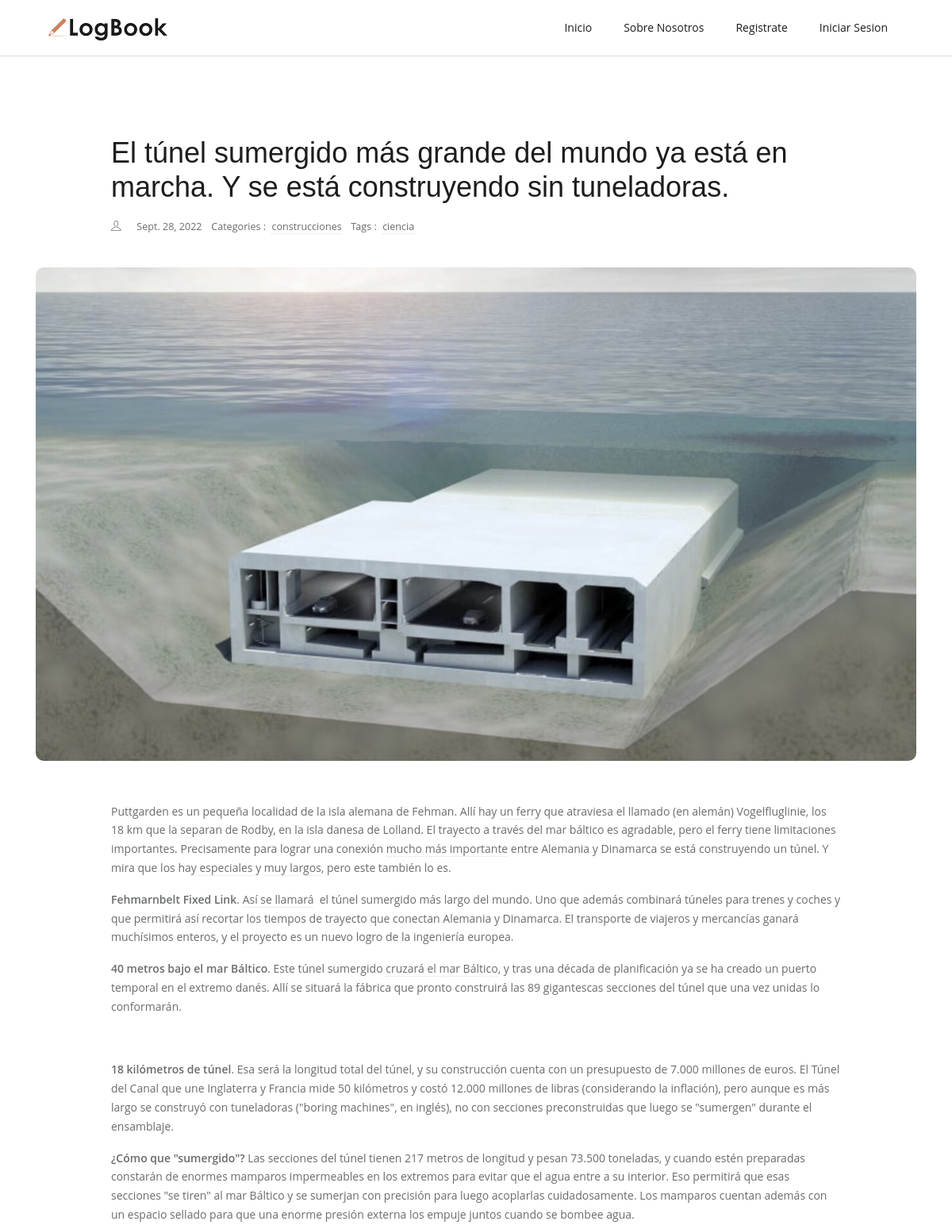
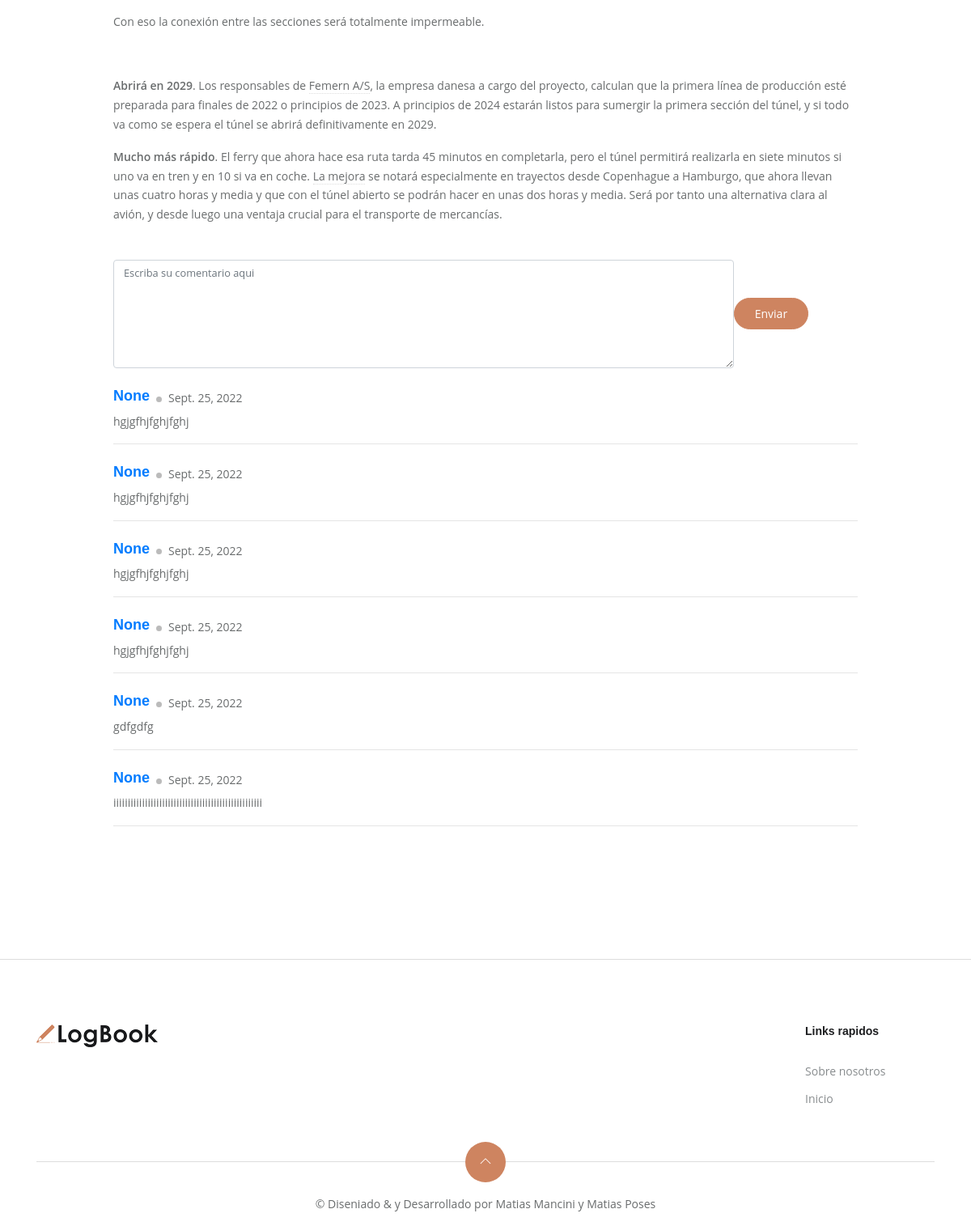
The page /ver_articulo/el_tunel_sumergido/ on the database as committed earlier (2 pictures, top to bottom).
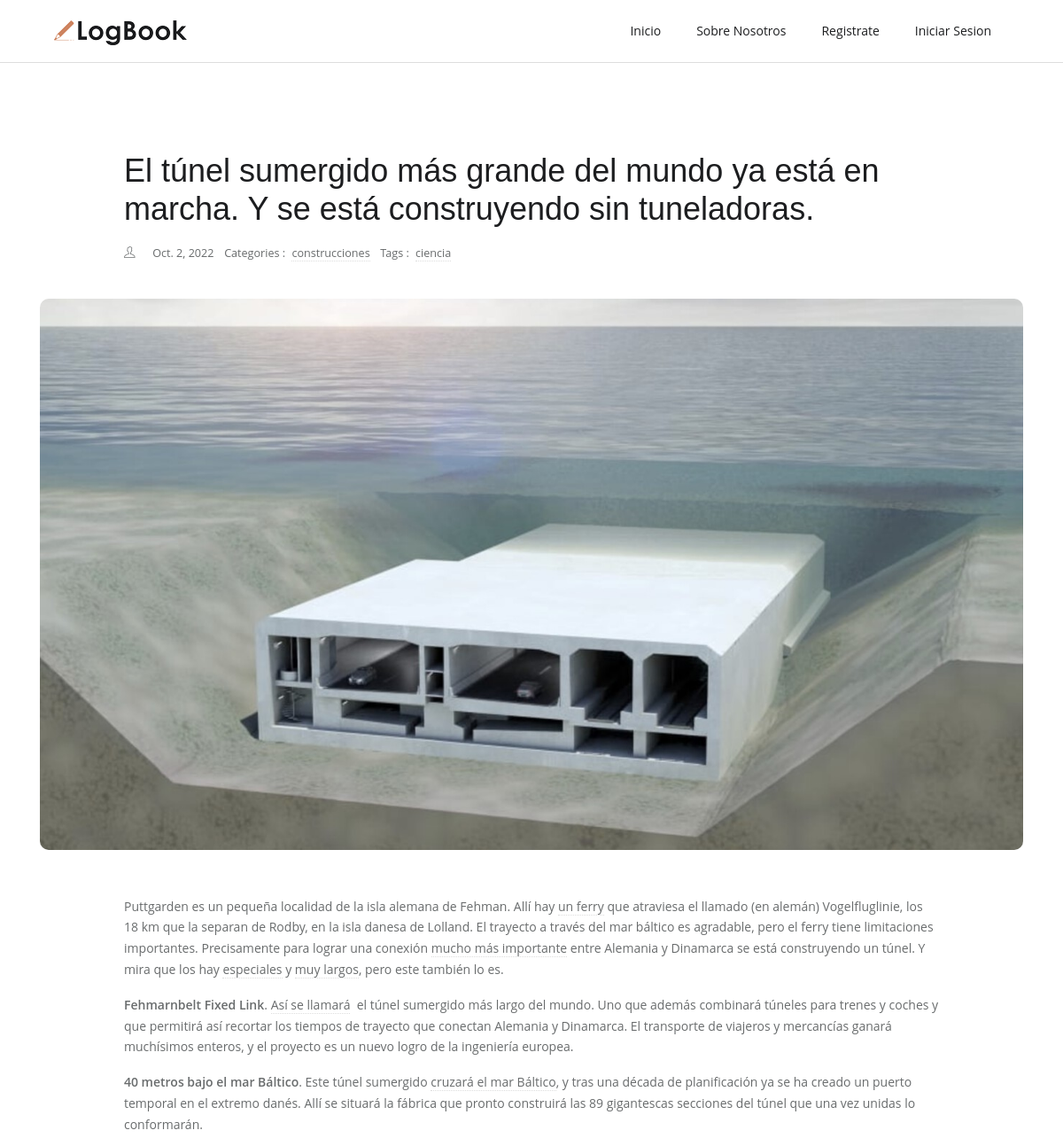
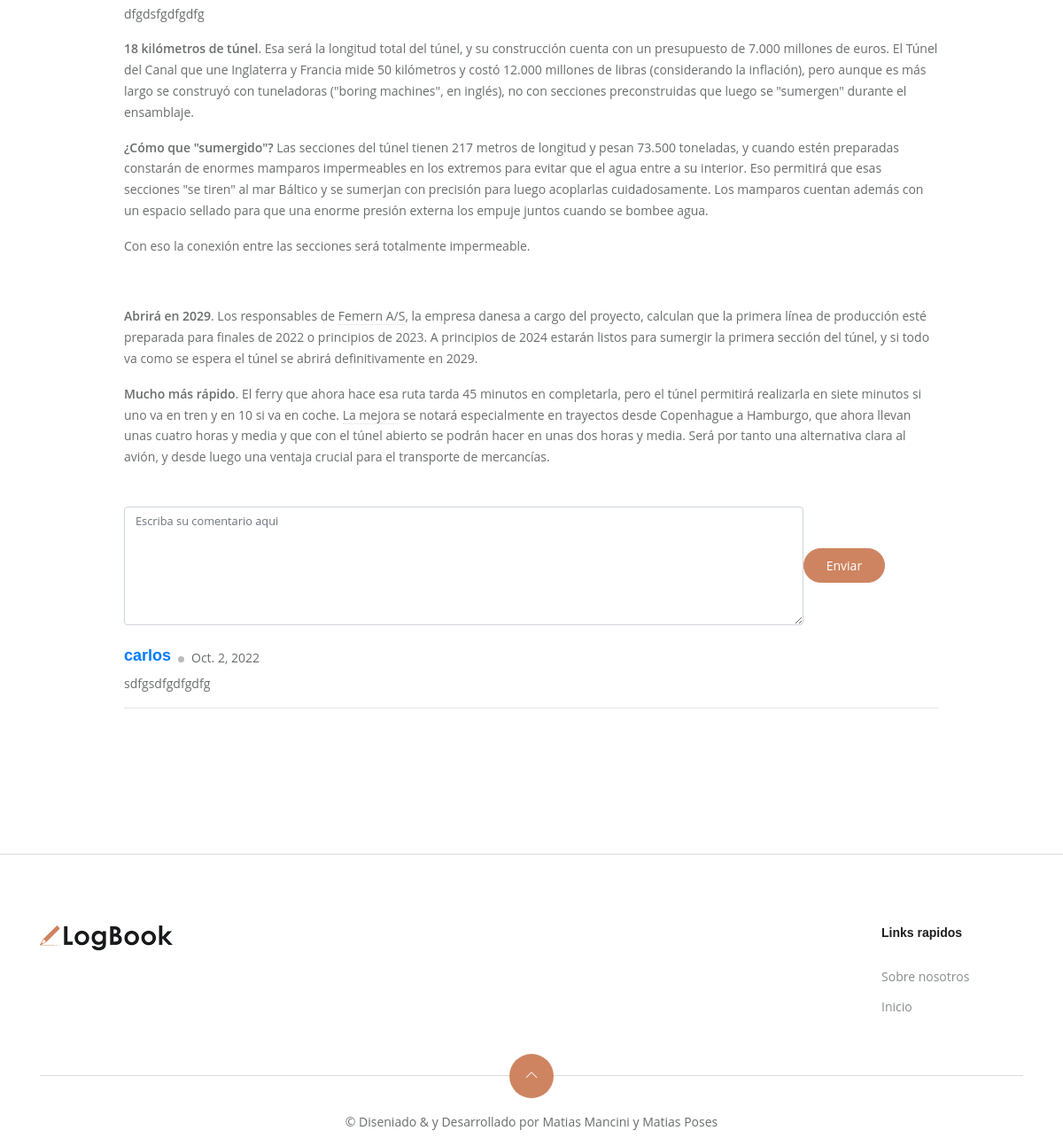
The same page on the database as committed later (2 pictures, top to bottom).
### blogapp/models.py (models this page shows, shortened)
class Base(models.Model):
    id = models.AutoField(primary_key=True)
    estado=models.BooleanField(default=True)
    fecha_creacion = models.DateField(auto_now=False, auto_now_add=True)
    fecha_modificacion = models.DateField(auto_now=True, auto_now_add=False)
    fecha_eliminacion = models.DateField(auto_now=True, auto_now_add=False)
    class Meta:
        abstract = True

class Post(Base):
    titulo = models.CharField(max_length=300, unique=True)
    subtitulo = models.CharField(max_length=300, unique=True, null=True, blank=True)
    slug = models.SlugField()
    content = RichTextField()
    imagen_post = models.ImageField(upload_to="images/",null=True, blank=True)
    publicar = models.BooleanField(default=False)
    fecha_creacion = models.DateField(auto_now=True)
    escritor = models.ForeignKey(Escritor, related_name='posts',on_delete=models.CASCADE)
    categoria = models.ForeignKey(Category, on_delete=models.SET_NULL,
        blank=True,
        null=True,
        related_name="posts")
    tag = models.ManyToManyField(to=Tag, related_name="posts", blank=True)

class Category(Base):
    slug = models.SlugField(null=True, blank=True)
    nombre = models.CharField(max_length=100, unique=True)
    imagen_categoria = models.ImageField(upload_to="images/", null=True, blank=True)
    class Meta:
        verbose_name = "Categoria"
        verbose_name_plural = "Categorias"
    def __str__(self):
        return self.nombre

class Tag(Base):
    nombre = models.CharField(max_length=200, unique=True)
    slug = models.SlugField()
    descripcion = RichTextField()
    def __str__(self):
        return self.nombre

class Comment(Base):
    post = models.ForeignKey(Post, related_name="comentarios", on_delete=models.CASCADE,null=True,blank=True)
    autor = models.ForeignKey(User, on_delete=models.CASCADE,null=True,blank=True)
    contenido = models.TextField()
    class Meta:
        ordering = ('fecha_creacion',)

### blog/views.py (the view)
# urls.py: path("ver_articulo/<slug>/", ver_articulo, name="ver_articulo"),
def ver_articulo(request, slug):
    articulo = Post.objects.get(slug=slug)
    todos_los_comentarios = Comment.objects.filter(post=articulo)
    form = Formulario_comentario()
    return render(
        request,
        "home.html",
        {
            "articulo": articulo,
            "todos_los_comentarios": todos_los_comentarios,
            "form": form,
        },
    )

### blogapp/forms.py
class Formulario_comentario(ModelForm):
    class Meta:
        model = Comment
        fields = ("contenido",)
        widgets = {
            "contenido": Textarea(
                attrs={
                    "cols": 20,
                    "rows": 5,
                    "class": "form-control col-10",
                    "id": "text",
                    "placeholder": "Escriba su comentario aqui",
                }
            ),
        }

### templates/home.html
{% extends 'bases/base_home.html' %}
{% load static %}
{% block content %}
{% include 'includes/section_home.html' %}
{% endblock %}

### templates/bases/base_home.html (shortened to what this page needs)
{% load static %}
{% load widget_tweaks %}
<!DOCTYPE html>
<html lang="en-us">
<head>
      <link rel="stylesheet" href="{% static 'css/reset.css' %}">
   <link rel="stylesheet" href="{% static 'plugins/bootstrap/bootstrap.min.css' %}">
   <link rel="stylesheet" href="{% static 'plugins/themify-icons/themify-icons.css' %}">
   <link rel="stylesheet" href="{% static 'css/style.css' %}">
</head>
<body>
   {% include 'includes/navbar.html' %}
   {% block content %}
   {% endblock %}
   {% include 'includes/footer.html' %}
</body>
</html>

### templates/includes/navbar.html (shortened to what this page needs)
{% load static %}
  <header class="sticky-top bg-white border-bottom border-default">
    <div class="container">
       <nav class="navbar navbar-expand-lg navbar-white">
          <a class="navbar-brand" href="{% url 'inicio' %}">
             <img class="img-fluid" width="150px" src="{% static 'images/logo.png' %}" alt="LogBook">
          </a>
          <div class="collapse navbar-collapse text-center" id="navigation">
             <ul class="navbar-nav ml-auto">
                <li class="nav-item">
                   <a class="nav-link" href="{% url 'inicio' %}">Inicio</a>
                </li>
                <li class="nav-item">
                  <a class="nav-link" href="{% url 'sobre_nosotros' %}">Sobre Nosotros</a>
               </li>
               {% if user.is_authenticated %}
               <li class="nav-item">
                  <a class="nav-link" href="{% url 'cerrar_sesion' %}">Cerrar sesion</a>
               </li>
               <li class="nav-item">
                  <a class="nav-link" href="{% url 'editar_perfil' %}">Hola, {{ user|upper }}</a>
               </li>
               <li >
                  <img loading="lazy" class="mr-3 rounded-circle" src="{{ user.perfil.imagen_pequenia.url }}" alt="Avatar">
               </li>
               {% else %}
               <li class="nav-item">
                  <a class="nav-link " href="{% url 'registro' %}">Registrate</a>
               </li>
               <li class="nav-item">
                  <a class="nav-link" href="{% url 'iniciar_sesion' %}">Iniciar sesion</a></
               </li>
               {% endif %}
             </ul>
          </div>
       </nav>
    </div>
  </header>

### templates/includes/section_home.html (shortened to what this page needs)
{% load static %}
{% load i18n %}
{% if articulo %}
<section class="section">
	<div class="container">
		<article class="row mb-4">
			<div class="col-lg-10 mx-auto mb-4">
				<h1 class="h2 mb-3">{{ articulo.titulo }}</h1>
				<ul class="list-inline post-meta mb-3">
					<li class="list-inline-item"><i class="ti-user mr-2"></i><a href="author.html">{{ articulos.escritor }}</a>
					</li>
					<li class="list-inline-item">{{ articulo.fecha_creacion }}</li>
					<li class="list-inline-item">Categories : <a href="#!" class="ml-1">{{ articulo.categoria }} </a>
					</li>
					<li class="list-inline-item">Tags :
						{% for tag in articulo.tag.all %}
						<a href="#!" class="ml-1"> {{ tag }} </a>
						{% endfor %}
					</li>
				</ul>
			</div>
			<div class="col-12 mb-3">
				<div class="post-slider">
					<img src="{{ articulo.imagen_post.url }}" class="img-fluid" alt="post-thumb">
				</div>
			</div>
			<div class="col-lg-10 mx-auto">
				<div class="content">
					<p>{{ articulo.content|safe }}</p>
				</div>
			</div>
		</article>
	</div>
	<div class="container">
		<div class="row mb-4">
			<div class="col-lg-10 mx-auto mb-4">
				<form method="post" action="{% url 'enviar_comentario' articulo.slug %}" class=" form-inline mt-1">
					{{ form.contenido }}
					<button type="submit" class="btn btn-primary  btn-lg">Enviar</button>
				</form>
				<div>
					{% for comentario in todos_los_comentarios %}
					<div class=" commented-section mt-4">
						<div class="d-flex flex-row align-items-center commented-user">
							<h5 class="mr-2"><a href="{% url 'ver_perfil' comentario.autor.id %}">{{ comentario.autor }}</a></h5><span
								class="dot mb-1"></span><span class="mb-1 ml-2">{{ comentario.fecha_creacion }}</span>
						</div>
						<div class="comment-text-sm"><span> {{ comentario.contenido|safe }}</span></div>
						<hr>
						{% endfor %}
					</div>
				</div>
			</div>
		</div>
	</div>
	</div>
	</div>
	</div>
</section>
{% endif %}

### templates/includes/footer.html
{% load static %}
<footer class="section-sm pb-0 border-top border-default">
  <div class="container">
     <div class="row justify-content-between">
        <div class="col-md-3 mb-4">
           <a class="mb-4 d-block" href="{% url 'inicio' %}">
              <img class="img-fluid" width="150px" src="{% static 'images/logo.png' %}" alt="LogBook">
           </a>
        </div>
        <div class="col-lg-2 col-md-3 col-6 mb-4">
           <h6 class="mb-4">Links rapidos</h6>
           <ul class="list-unstyled footer-list">
              <li><a href="{% url 'sobre_nosotros' %}">Sobre nosotros</a></li>
              <li><a href="{% url 'inicio' %}">Inicio</a></li>
           </ul>
        </div>
     </div>
     <div class="scroll-top">
        <a href="javascript:void(0);" id="scrollTop"><i class="ti-angle-up"></i></a>
     </div>
     <div class="text-center">
        <p class="content">&copy; Diseniado &amp; y Desarrollado por Matias Mancini y Matias Poses</p>
     </div>
  </div>
</footer>

### static/css/style.css (style rules this page uses)
body { line-height: 1.7; font-family: "Open Sans", sans-serif; -webkit-font-smoothing: antialiased; color: #696c6d; font-size: 14px; }
p, .paragraph { font-weight: 400; color: #696c6d; font-size: 14px; line-height: 1.7; font-family: "Open Sans", sans-serif; }
h1, h2, h3, h4, h5, h6 { color: #1c1d1f; font-family: "Montserrat", sans-serif; font-weight: 600; line-height: 1.2; }
h1, .h1 { font-size: 45px; }
h2, .h2 { font-size: 36px; }
h5, .h5 { font-size: 18px; }
h6, .h6 { font-size: 14px; }
.btn { font-size: 14px; font-family: "Open Sans", sans-serif; text-transform: capitalize; padding: 8px 25px; border-radius: 50px; border: 1px solid; position: relative; z-index: 1; transition: 0.2s ease; }
.btn-primary { background: #ce8460; color: #fff; border-color: #ce8460; }
body { background-color: #fff; overflow-x: hidden; }
img { vertical-align: middle; border: 0; }
a, a:hover, a:focus { text-decoration: none; }
a, button, select { cursor: pointer; transition: 0.2s ease; }
.slick-slide { outline: 0; }
.section { padding-top: 100px; padding-bottom: 100px; }
.section-sm { padding-top: 80px; padding-bottom: 80px; }
.rounded-lg, .post-slider { border-radius: 10px !important; }
.border-default { border-color: #ddd !important; }
.form-control::placeholder { font-size: 80%; }
.nav-item { margin: 0; }
.nav-item .nav-link { text-transform: capitalize; }
.navbar-white .navbar-nav .nav-link { color: #1c1d1f; }
.navbar-expand-lg .navbar-nav .nav-link { padding: 15px 20px; }
.post-meta li { margin-right: 10px; font-size: 90%; }
.post-meta a { color: #696c6d; border-bottom: 1px dotted #ddd; }
.post-slider { overflow: hidden; margin-bottom: 20px; }
.post-slider img { border-radius: inherit; }
.content * { word-break: break-word; overflow-wrap: break-word; }
.content strong { font-weight: 600; }
.content a { color: #696c6d; border-bottom: 1px dotted #ddd; }
.footer-list a { display: block; color: #888c8e; padding: 5px 0; }
.scroll-top { border-top: 1px solid #ddd; position: relative; margin: 20px 0 40px; }
.scroll-top a { position: absolute; top: 50%; left: 50%; transform: translate(-50%, -50%); height: 50px; width: 50px; border-radius: 50%; background-color: #ce8460; color: #fff; text-align: center; line-height: 50px; display: block; }
.dot { height: 7px; width: 7px; margin-top: 3px; background-color: #bbb; border-radius: 50%; display: inline-block; }

Rows that differ between the two databases and show on the page:
removed Comment: autor "None", fecha_creacion "Sept. 25, 2022", contenido "hgjgfhjfghjfghj"
removed Comment: autor "None", fecha_creacion "Sept. 25, 2022", contenido "hgjgfhjfghjfghj"
removed Comment: autor "None", fecha_creacion "Sept. 25, 2022", contenido "hgjgfhjfghjfghj"
removed Comment: autor "None", fecha_creacion "Sept. 25, 2022", contenido "hgjgfhjfghjfghj"
removed Comment: autor "None", fecha_creacion "Sept. 25, 2022", contenido "gdfgdfg"
removed Comment: autor "None", fecha_creacion "Sept. 25, 2022", contenido "iiiiiiiiiiiiiiiiiiiiiiiiiiiiiiiiiiiiiiiiiiiiiiiiiiii"
changed Post "construcciones": fecha_creacion "Sept. 28, 2022" → "Oct. 2, 2022"; content "…vez unidas lo conformarán. 18 kilómetros de túnel…" → "…vez unidas lo conformarán. dfgdsfgdfgdfg 18 kilómetros de túnel…"
added Comment: autor "carlos", fecha_creacion "Oct. 2, 2022", contenido "sdfgsdfgdfgdfg"
